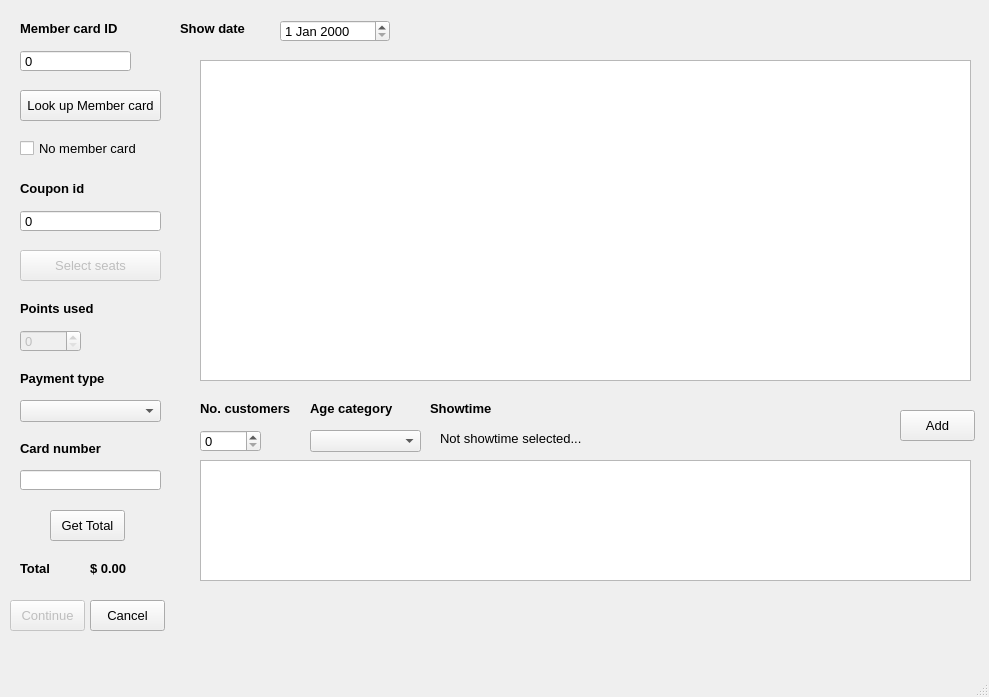
<?xml version="1.0" encoding="UTF-8"?>
<ui version="4.0">
 <class>BoxOfficeTransactionAddForm</class>
 <widget class="QMainWindow" name="BoxOfficeTransactionAddForm">
  <property name="geometry">
   <rect>
    <x>0</x>
    <y>0</y>
    <width>989</width>
    <height>697</height>
   </rect>
  </property>
  <property name="font">
   <font>
    <pointsize>10</pointsize>
   </font>
  </property>
  <property name="windowTitle">
   <string>New Box Office Transaction</string>
  </property>
  <property name="windowIcon">
   <iconset resource="MyResources.qrc">
    <normaloff>:/Images/new box office transaction pic.png</normaloff>:/Images/new box office transaction pic.png</iconset>
  </property>
  <widget class="QWidget" name="centralwidget">
   <widget class="QLabel" name="label">
    <property name="geometry">
     <rect>
      <x>20</x>
      <y>20</y>
      <width>111</width>
      <height>16</height>
     </rect>
    </property>
    <property name="font">
     <font>
      <pointsize>10</pointsize>
      <weight>75</weight>
      <bold>true</bold>
     </font>
    </property>
    <property name="text">
     <string>Member card ID</string>
    </property>
   </widget>
   <widget class="QSpinBox" name="spbMemberCardId">
    <property name="geometry">
     <rect>
      <x>20</x>
      <y>50</y>
      <width>111</width>
      <height>22</height>
     </rect>
    </property>
    <property name="font">
     <font>
      <pointsize>10</pointsize>
     </font>
    </property>
    <property name="frame">
     <bool>true</bool>
    </property>
    <property name="buttonSymbols">
     <enum>QAbstractSpinBox::NoButtons</enum>
    </property>
    <property name="keyboardTracking">
     <bool>true</bool>
    </property>
    <property name="maximum">
     <number>999999999</number>
    </property>
   </widget>
   <widget class="QLabel" name="label_2">
    <property name="geometry">
     <rect>
      <x>20</x>
      <y>370</y>
      <width>131</width>
      <height>16</height>
     </rect>
    </property>
    <property name="font">
     <font>
      <pointsize>10</pointsize>
      <weight>75</weight>
      <bold>true</bold>
     </font>
    </property>
    <property name="text">
     <string>Payment type</string>
    </property>
   </widget>
   <widget class="QComboBox" name="cbxPaymentType">
    <property name="geometry">
     <rect>
      <x>20</x>
      <y>400</y>
      <width>141</width>
      <height>22</height>
     </rect>
    </property>
   </widget>
   <widget class="QLabel" name="label_3">
    <property name="geometry">
     <rect>
      <x>20</x>
      <y>180</y>
      <width>81</width>
      <height>16</height>
     </rect>
    </property>
    <property name="font">
     <font>
      <pointsize>10</pointsize>
      <weight>75</weight>
      <bold>true</bold>
     </font>
    </property>
    <property name="text">
     <string>Coupon id</string>
    </property>
   </widget>
   <widget class="QSpinBox" name="spbCouponId">
    <property name="geometry">
     <rect>
      <x>20</x>
      <y>210</y>
      <width>141</width>
      <height>22</height>
     </rect>
    </property>
    <property name="font">
     <font>
      <pointsize>10</pointsize>
     </font>
    </property>
    <property name="frame">
     <bool>true</bool>
    </property>
    <property name="buttonSymbols">
     <enum>QAbstractSpinBox::NoButtons</enum>
    </property>
    <property name="keyboardTracking">
     <bool>true</bool>
    </property>
    <property name="minimum">
     <number>0</number>
    </property>
    <property name="maximum">
     <number>999999999</number>
    </property>
    <property name="value">
     <number>0</number>
    </property>
   </widget>
   <widget class="QLabel" name="label_5">
    <property name="geometry">
     <rect>
      <x>20</x>
      <y>440</y>
      <width>111</width>
      <height>16</height>
     </rect>
    </property>
    <property name="font">
     <font>
      <pointsize>10</pointsize>
      <weight>75</weight>
      <bold>true</bold>
     </font>
    </property>
    <property name="text">
     <string>Card number</string>
    </property>
   </widget>
   <widget class="MyLineEdit" name="ledCardNumber">
    <property name="geometry">
     <rect>
      <x>20</x>
      <y>470</y>
      <width>141</width>
      <height>20</height>
     </rect>
    </property>
    <property name="font">
     <font>
      <pointsize>10</pointsize>
     </font>
    </property>
   </widget>
   <widget class="QLabel" name="lblPointsUsed">
    <property name="geometry">
     <rect>
      <x>20</x>
      <y>300</y>
      <width>141</width>
      <height>16</height>
     </rect>
    </property>
    <property name="font">
     <font>
      <pointsize>10</pointsize>
      <weight>75</weight>
      <bold>true</bold>
     </font>
    </property>
    <property name="text">
     <string>Points used</string>
    </property>
   </widget>
   <widget class="QSpinBox" name="spbPointsUsed">
    <property name="enabled">
     <bool>false</bool>
    </property>
    <property name="geometry">
     <rect>
      <x>20</x>
      <y>330</y>
      <width>61</width>
      <height>22</height>
     </rect>
    </property>
    <property name="font">
     <font>
      <pointsize>10</pointsize>
     </font>
    </property>
    <property name="maximum">
     <number>99999</number>
    </property>
   </widget>
   <widget class="QLabel" name="label_7">
    <property name="geometry">
     <rect>
      <x>20</x>
      <y>560</y>
      <width>41</width>
      <height>16</height>
     </rect>
    </property>
    <property name="font">
     <font>
      <pointsize>10</pointsize>
      <weight>75</weight>
      <bold>true</bold>
     </font>
    </property>
    <property name="text">
     <string>Total</string>
    </property>
   </widget>
   <widget class="QLabel" name="lblTotal">
    <property name="geometry">
     <rect>
      <x>90</x>
      <y>560</y>
      <width>51</width>
      <height>16</height>
     </rect>
    </property>
    <property name="font">
     <font>
      <pointsize>10</pointsize>
      <weight>75</weight>
      <bold>true</bold>
     </font>
    </property>
    <property name="text">
     <string>$ 0.00</string>
    </property>
   </widget>
   <widget class="QTableView" name="tvwTable">
    <property name="geometry">
     <rect>
      <x>200</x>
      <y>60</y>
      <width>771</width>
      <height>321</height>
     </rect>
    </property>
   </widget>
   <widget class="QLabel" name="label_8">
    <property name="geometry">
     <rect>
      <x>200</x>
      <y>400</y>
      <width>91</width>
      <height>16</height>
     </rect>
    </property>
    <property name="font">
     <font>
      <pointsize>10</pointsize>
      <weight>75</weight>
      <bold>true</bold>
     </font>
    </property>
    <property name="text">
     <string>No. customers</string>
    </property>
   </widget>
   <widget class="QSpinBox" name="spbNumberCustomers">
    <property name="geometry">
     <rect>
      <x>200</x>
      <y>430</y>
      <width>61</width>
      <height>22</height>
     </rect>
    </property>
    <property name="font">
     <font>
      <pointsize>10</pointsize>
     </font>
    </property>
    <property name="maximum">
     <number>99</number>
    </property>
   </widget>
   <widget class="QComboBox" name="cbxAgeCategory">
    <property name="geometry">
     <rect>
      <x>310</x>
      <y>430</y>
      <width>111</width>
      <height>22</height>
     </rect>
    </property>
   </widget>
   <widget class="QLabel" name="label_4">
    <property name="geometry">
     <rect>
      <x>310</x>
      <y>400</y>
      <width>91</width>
      <height>16</height>
     </rect>
    </property>
    <property name="font">
     <font>
      <pointsize>10</pointsize>
      <weight>75</weight>
      <bold>true</bold>
     </font>
    </property>
    <property name="text">
     <string>Age category</string>
    </property>
   </widget>
   <widget class="QLabel" name="label_9">
    <property name="geometry">
     <rect>
      <x>430</x>
      <y>400</y>
      <width>91</width>
      <height>16</height>
     </rect>
    </property>
    <property name="font">
     <font>
      <pointsize>10</pointsize>
      <weight>75</weight>
      <bold>true</bold>
     </font>
    </property>
    <property name="text">
     <string>Showtime</string>
    </property>
   </widget>
   <widget class="QLabel" name="lblShowtime">
    <property name="geometry">
     <rect>
      <x>440</x>
      <y>430</y>
      <width>341</width>
      <height>16</height>
     </rect>
    </property>
    <property name="font">
     <font>
      <pointsize>10</pointsize>
      <weight>50</weight>
      <bold>false</bold>
     </font>
    </property>
    <property name="text">
     <string>Not showtime selected...</string>
    </property>
   </widget>
   <widget class="QPushButton" name="pbtAddCustomers">
    <property name="geometry">
     <rect>
      <x>900</x>
      <y>410</y>
      <width>75</width>
      <height>31</height>
     </rect>
    </property>
    <property name="font">
     <font>
      <pointsize>10</pointsize>
     </font>
    </property>
    <property name="text">
     <string>Add</string>
    </property>
   </widget>
   <widget class="QCheckBox" name="chkMemberCard">
    <property name="geometry">
     <rect>
      <x>20</x>
      <y>140</y>
      <width>141</width>
      <height>17</height>
     </rect>
    </property>
    <property name="font">
     <font>
      <pointsize>10</pointsize>
     </font>
    </property>
    <property name="text">
     <string>No member card</string>
    </property>
   </widget>
   <widget class="QPushButton" name="pbtContinue">
    <property name="enabled">
     <bool>false</bool>
    </property>
    <property name="geometry">
     <rect>
      <x>10</x>
      <y>600</y>
      <width>75</width>
      <height>31</height>
     </rect>
    </property>
    <property name="font">
     <font>
      <pointsize>10</pointsize>
     </font>
    </property>
    <property name="text">
     <string>Continue</string>
    </property>
   </widget>
   <widget class="QPushButton" name="pbtCancel">
    <property name="geometry">
     <rect>
      <x>90</x>
      <y>600</y>
      <width>75</width>
      <height>31</height>
     </rect>
    </property>
    <property name="font">
     <font>
      <pointsize>10</pointsize>
     </font>
    </property>
    <property name="text">
     <string>Cancel</string>
    </property>
   </widget>
   <widget class="QPushButton" name="pbtLookUpMemberCard">
    <property name="geometry">
     <rect>
      <x>20</x>
      <y>90</y>
      <width>141</width>
      <height>31</height>
     </rect>
    </property>
    <property name="font">
     <font>
      <pointsize>10</pointsize>
     </font>
    </property>
    <property name="text">
     <string>Look up Member card</string>
    </property>
   </widget>
   <widget class="QDateEdit" name="dedShowDate">
    <property name="enabled">
     <bool>true</bool>
    </property>
    <property name="geometry">
     <rect>
      <x>280</x>
      <y>20</y>
      <width>110</width>
      <height>22</height>
     </rect>
    </property>
    <property name="font">
     <font>
      <pointsize>10</pointsize>
     </font>
    </property>
   </widget>
   <widget class="QLabel" name="label_11">
    <property name="geometry">
     <rect>
      <x>180</x>
      <y>20</y>
      <width>91</width>
      <height>16</height>
     </rect>
    </property>
    <property name="font">
     <font>
      <pointsize>10</pointsize>
      <weight>75</weight>
      <bold>true</bold>
     </font>
    </property>
    <property name="text">
     <string>Show date</string>
    </property>
   </widget>
   <widget class="QTableView" name="tvwCustomers">
    <property name="geometry">
     <rect>
      <x>200</x>
      <y>460</y>
      <width>771</width>
      <height>121</height>
     </rect>
    </property>
   </widget>
   <widget class="QPushButton" name="pbtGetTotal">
    <property name="enabled">
     <bool>true</bool>
    </property>
    <property name="geometry">
     <rect>
      <x>50</x>
      <y>510</y>
      <width>75</width>
      <height>31</height>
     </rect>
    </property>
    <property name="font">
     <font>
      <pointsize>10</pointsize>
     </font>
    </property>
    <property name="text">
     <string>Get Total</string>
    </property>
   </widget>
   <widget class="QPushButton" name="pbtSelectSeats">
    <property name="enabled">
     <bool>false</bool>
    </property>
    <property name="geometry">
     <rect>
      <x>20</x>
      <y>250</y>
      <width>141</width>
      <height>31</height>
     </rect>
    </property>
    <property name="font">
     <font>
      <pointsize>10</pointsize>
     </font>
    </property>
    <property name="text">
     <string>Select seats</string>
    </property>
   </widget>
  </widget>
  <widget class="QMenuBar" name="menubar">
   <property name="geometry">
    <rect>
     <x>0</x>
     <y>0</y>
     <width>989</width>
     <height>21</height>
    </rect>
   </property>
  </widget>
  <widget class="QStatusBar" name="statusbar"/>
 </widget>
 <customwidgets>
  <customwidget>
   <class>MyLineEdit</class>
   <extends>QLineEdit</extends>
   <header>mylineedit.h</header>
  </customwidget>
 </customwidgets>
 <resources>
  <include location="MyResources.qrc"/>
 </resources>
 <connections/>
</ui>
